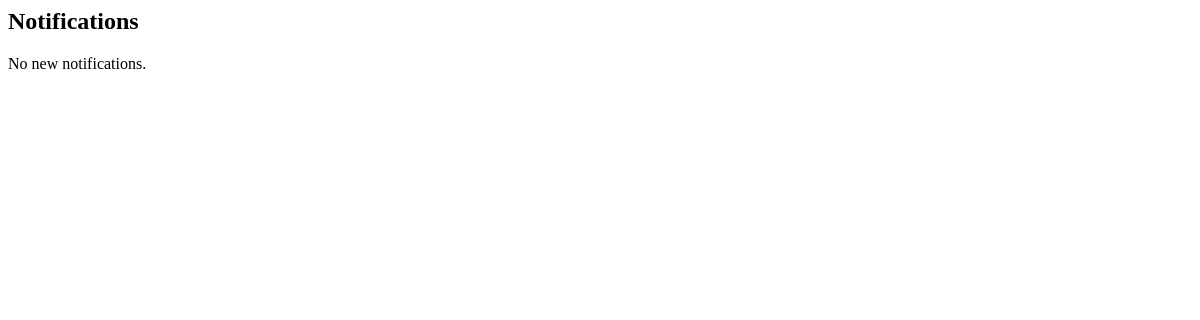
The app's page /notifications/ (signed in), older data.
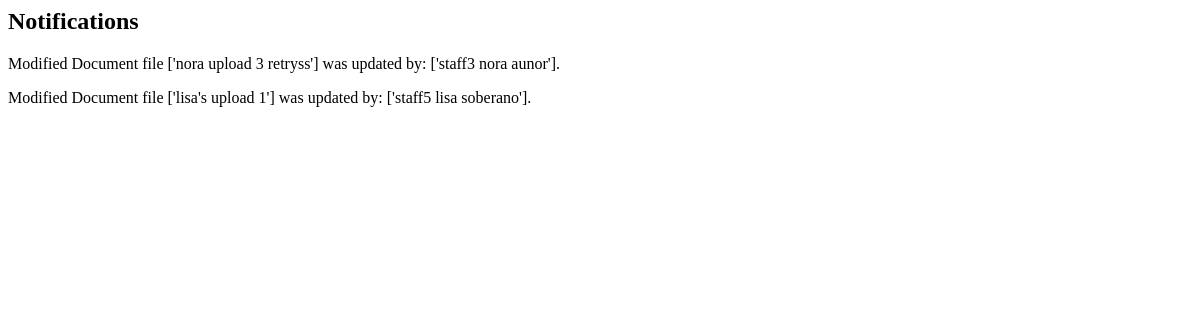
The same page, newer data.
### mediaapp/models.py (models this page shows, shortened)
class Notification(models.Model):
    recipient = models.ForeignKey(User,on_delete=models.CASCADE)
    message = models.TextField()
    created_at = models.DateTimeField(auto_now_add=True)
    is_read = models.BooleanField(default=False)
    class Meta:
        verbose_name = 'Your Notification'

### mediaapp/views.py (the view)
# urls.py: path('notifications/',notifications,name='notifications'),
@login_required
def notifications(request):
    user_notifications = Notification.objects.filter(recipient=request.user,is_read=False)
    return render(request,'notifications.html',{'notifications':user_notifications})

### mediaapp/templates/notifications.html
<h2>Notifications</h2>
{% for notification in notifications %}
    <p>{{ notification.message }}</p>
{% empty %}
    <p> No new notifications.</p>
{% endfor %}

Row changes from the older to the newer data that the page shows:
added Notification: message "Modified Document file ['nora upload 3 retryss'] was updated by: ['staff3 nora aunor']."
added Notification: message "Modified Document file ['lisa's upload 1'] was updated by: ['staff5 lisa soberano']."
Text that changed along with them:
text no longer shown: "No new notifications."
